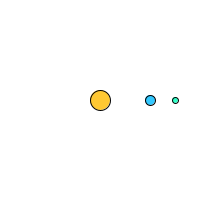
Frame 1 (no input)
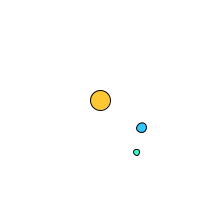
Frame 60 (the mouse pressed at the canvas centre just before this capture)
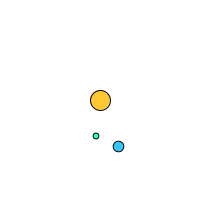
Frame 120 (the mouse held since frame 60 and released just before this capture)

The Processing sketch that drew these frames (run headless with seeded random() and noise(); from frame 60 on, the mouse is pressed at the canvas centre):

// Processing sketch: example_14_16
// ── example_14_16.pde
float theta = 0;

void setup(){
  size(200, 200);
}

void draw(){
  background(255);
  stroke(0);
  //sun
  translate(width/2, height/2);
  fill(255, 200, 50);
  ellipse(0, 0, 20, 20);
  //earth
  pushMatrix();
  rotate(theta);
  translate(50, 0);
  fill(50, 200, 255);
  ellipse(0, 0, 10, 10);
  //moon
  pushMatrix();
  rotate(theta*2);
  translate(25, 0);
  fill(50, 255, 200);
  ellipse(0, 0, 6, 6);
  popMatrix();
  popMatrix();
  
  theta += 0.01;
}
